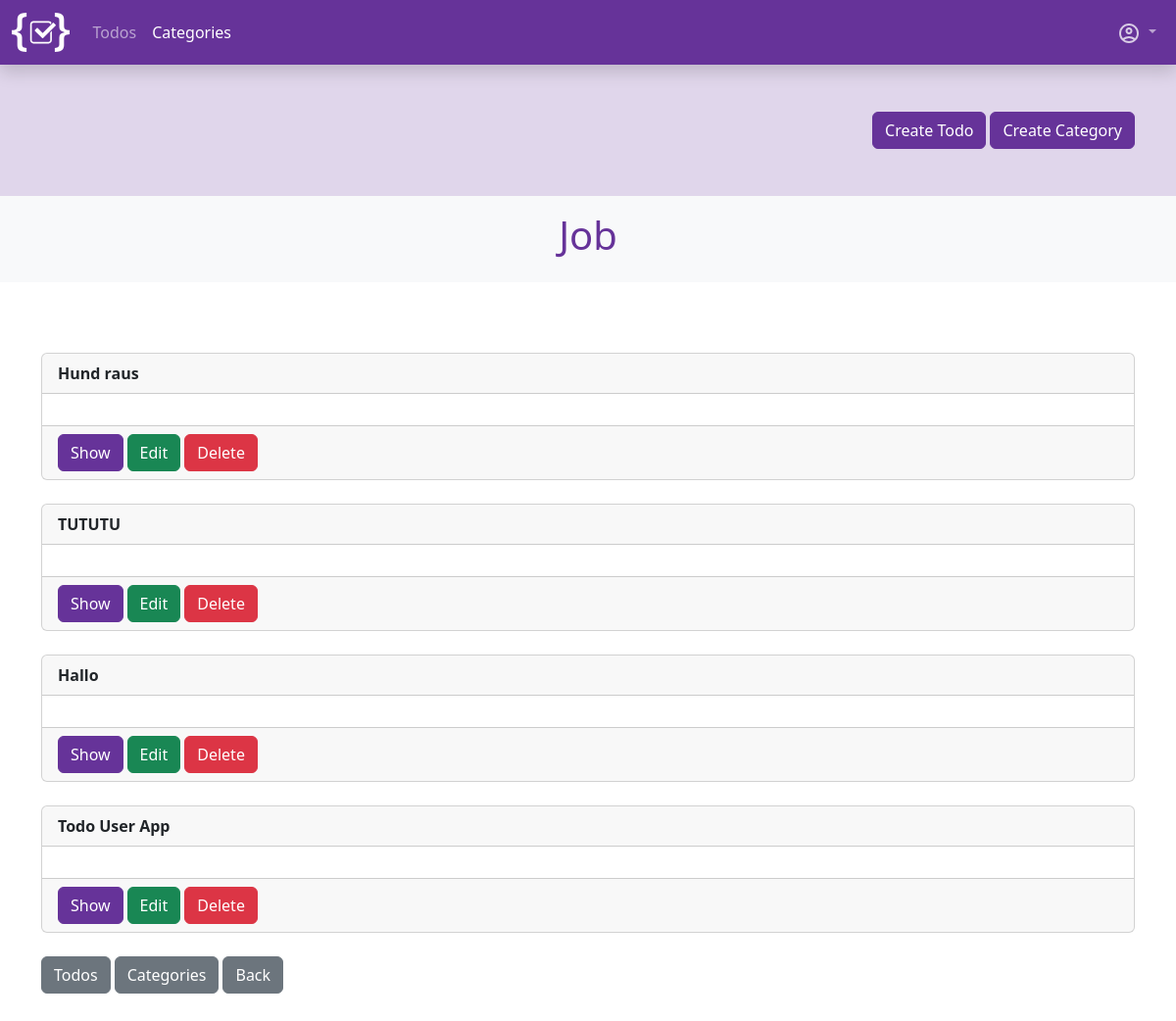
Screenshot of /app-todos/category/2/ (signed in) with the database file from the repository.
### todo_app/models.py (models this page shows, shortened)
class Category(models.Model):
    user = models.ForeignKey(User, on_delete=models.CASCADE, verbose_name=_("User"))
    name = models.CharField(max_length=150, verbose_name=_("Name"))
    created = models.DateTimeField(auto_now_add=True, verbose_name=_("Created"))
    updated = models.DateTimeField(auto_now=True, verbose_name=_("Updated"))
    class Meta:
        ordering = [
            "-updated"
        ]
        verbose_name = _("Category")
        verbose_name_plural = _("Categories")

class Todo(models.Model):
    user = models.ForeignKey(User, on_delete=models.CASCADE, verbose_name=_("User"))
    title = models.CharField(max_length=150, verbose_name=_("title"))
    content = tinymce_models.HTMLField(verbose_name=_("Content"))
    categories = models.ManyToManyField(Category, blank=True, related_name="todos", verbose_name=_("Categories"))
    done = models.BooleanField(default=False, verbose_name=_("Done"))
    created = models.DateTimeField(auto_now_add=True, verbose_name=_("Created"))
    updated = models.DateTimeField(auto_now=True, verbose_name=_("Updated"))
    def get_absolute_url(self):
        return reverse("todo_app:todo_detail", kwargs={"pk": self.id})
    class Meta:
        ordering = [
            "done",
            "-updated"
        ]
        verbose_name = _("Todo")
        verbose_name_plural = _("Todos")

### todo_app/views.py (the view)
# urls.py: path("category/<int:pk>/", views.CategoryDetailView.as_view(), name="category_detail"),
class CategoryDetailView(LoginRequiredMixin, DetailView):
    model = Category
    login_url = reverse_lazy("sevo_user:sign_in")
    def get_queryset(self):
        return super().get_queryset().filter(user=self.request.user)
    def get_context_data(self, **kwargs):
        ctx = super().get_context_data(**kwargs)
        todos = self.get_object().todos.all().filter(user=self.request.user)
        ctx.update({
            "title": self.get_object().name,
            "todos": todos
        })
        return ctx

### todo_app/templatetags/todo_tags.py (called while the page is built)
@register.simple_tag
def active_site(path, name):
    print(path)
    path_splitted = path.split("/")
    print(path_splitted)
    path_compare = path_splitted[2]
    if name in path_compare:
        return "active"

### todo_app/templates/todo_app/category_detail.html (shortened to what this page needs)
{% extends "base.html" %}
{% load i18n %}
{% block header %}
    {% include "./partials/_heading.html" with title=object.name %}
{% endblock %}
{% block content %}
    <div id="todo-list">
        {% if todos %}
            {% for todo in todos %}
                {% include "./partials/_todo-item-category.html" with list=True detail=True update=True delete=True %}
            {% endfor %}
        {% else %}
            <p>
                No Todos available.
            </p>
        {% endif %}
    </div>
    <div class="mt-3">
        {% include "./partials/_back-link-meta.html" %}
    </div>
{% endblock %}

### todo_app/templates/todo_app/partials/_heading.html
<div class="bg-light py-3">
    <div class="container d-flex justify-content-center">
        <h1 class="text-primary">{{ title }}</h1>
    </div>
</div>

### todo_app/templates/todo_app/partials/_todo-item-category.html (shortened to what this page needs)
{% load i18n %}
<div class="card my-4">
    <div class="card-header">
        <strong>
            {{ todo.title }}
        </strong>
    </div>
    <div class="card-body">
    </div>
    <div class="card-footer">
        <div class="d-flex justify-content-sm-between justify-content-center flex-column flex-sm-row align-items-sm-center">
            <div class="d-flex gap-1 flex-column flex-sm-row">
                {% if detail %}
                    <a class="btn btn-primary" href="{{ todo.get_absolute_url }}">{% trans "Show" %}</a>
                {% endif %}
                {% if update %}
                    <a class="btn btn-success" href="{% url "todo_app:todo_update" pk=todo.pk %}">{% trans "Edit" %}</a>
                {% endif %}
                {% if delete %}
                    <a class="btn btn-danger" href="{% url "todo_app:todo_delete" pk=todo.pk %}">{% trans "Delete" %}</a>
                {% endif %}
            </div>
        </div>
    </div>
</div>

### rows the page displays
Category: name "Job"
Todo: title "Hund raus"
Todo: title "TUTUTU"
Todo: title "Hallo"
Todo: title "Todo User App"
